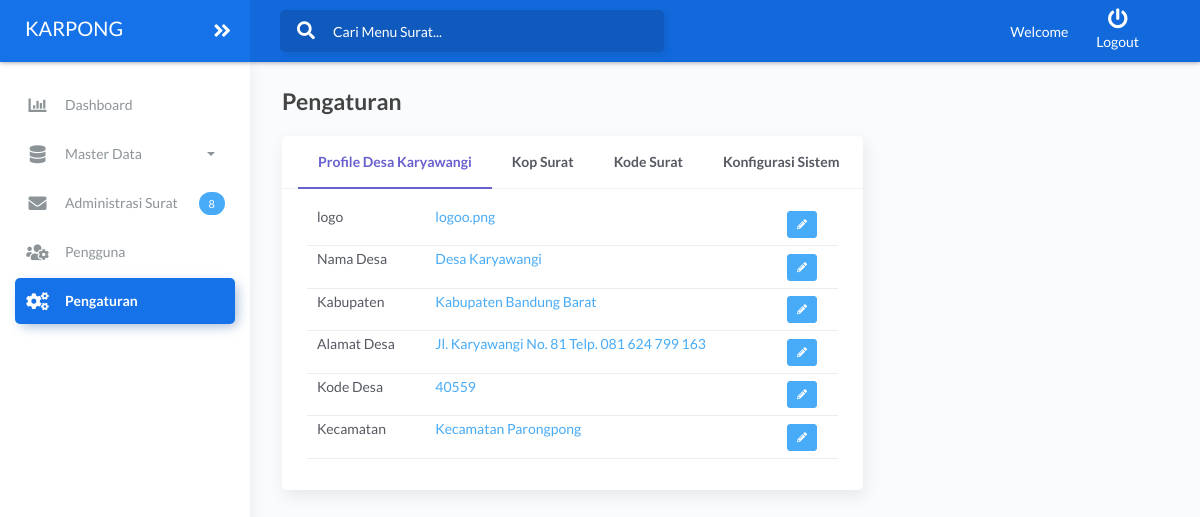
The page /page/index.php?page=pengaturan (signed in) on the database its author committed.
### tables this page shows
CREATE TABLE `conf_sistem` (
  `id` int(5) NOT NULL,
  `desc` varchar(20) DEFAULT NULL,
  `content` text DEFAULT NULL,
  `jenis` int(1) DEFAULT NULL COMMENT '1 profile, 2 sistem',
  `gambar` int(1) DEFAULT NULL COMMENT '1 = YA'
);

### page/index.php (called while the page is built, shortened)
<?php
include '../config/konek.php';
include 'Model/Setting.php';
include 'header.php';
include 'menu.php';
include 'route.php';
include 'footer.php';

### page/Model/Setting.php (called while the page is built, shortened)
<?php
function jumlah_surat(){
	global $k;
	$qry = mysqli_fetch_array(mysqli_query($k,"SELECT COUNT(*) AS jm FROM tb_menu_surat WHERE kode > 1"));
	return $qry['jm'];
}
function singkatan(){
	global $k;
	$qry = mysqli_fetch_array(mysqli_query($k,"SELECT content FROM conf_sistem WHERE id=6"));
	return $qry['content'];
}
function desa(){
	global $k;
	$qry = mysqli_fetch_array(mysqli_query($k,"SELECT content FROM conf_sistem WHERE id=7"));
	return $qry['content'];
}
function active($e)
{
	$xx = $_GET['page']=="$e" ? 'active' : '';
	return $xx;
}
function expand($e)
{
	$xx = $_GET['sub']=="$e" ? 'active' : '';
	return $xx;
}
?>

### page/setting/pengaturan.php (the view, shortened to what this page needs)
<div class="main-panel">
		<div class="content">
		 <div class="page-inner">
				<h4 class="page-title">Pengaturan</h4>
				<div class="row">
					<div class="col-md-8">
						<div class="card card-with-nav">
							<div class="card-header">
								<div class="row row-nav-line">
									<ul class="nav nav-tabs nav-line nav-color-secondary w-100 pl-3" role="tablist">
										<li class="nav-item submenu"> <a class="nav-link active show" data-toggle="tab" href="#home" role="tab" aria-selected="true">Profile <?php echo desa(); ?></a> </li>
										<li class="nav-item submenu"> <a class="nav-link" data-toggle="tab" href="#menu" role="tab" aria-selected="false">Kop Surat</a> </li>
										<li class="nav-item submenu"> <a class="nav-link" data-toggle="tab" href="#kode" role="tab" aria-selected="false">Kode Surat</a> </li>
										<li class="nav-item submenu"> <a class="nav-link" data-toggle="tab" href="#profile" role="tab" aria-selected="false">Konfigurasi Sistem</a> </li>
									</ul>
								</div>
							</div>
							 <div  class="card-body">
							<div class="tab-content">
								<div class=" tab-pane fade active show "  aria-selected="true"  role="tabpanel" id="home">
							<table class="table table-typo">
									<tbody>
										<?php
										$qr = mysqli_query($k, "SELECT * FROM conf_sistem WHERE jenis=1");
										while ($d = mysqli_fetch_array($qr)) {
											if ($d['gambar']==1) {
												$x = 'confg';
											}else{
												$x = 'conf';
											}
									echo"
										<tr>
											<td>
												<p>$d[desc]</p>
											</td>
											<td><p class='text-info'>$d[content]</p></td>
											<td>
												<button class='btn btn-xs btn-info $x' data-set='conf'  title='Edit Konfigurasi' data-toggle='tooltip' data-id='$d[id]' data-content='$d[content]'   ><i class='fas fa-pencil-alt'></i></button>
											</td>
										</tr>";
									}
									?>
									</tbody>
								</table>
							</div>
						</div>
							</div>
						</div>
					</div>
				</div>
			</div>
				</div>
			</div>

### page/header.php (shortened to what this page needs)
<!DOCTYPE html>
<html lang="en">
<head>
	<link rel="stylesheet" href="../assets/css/bootstrap.min.css">
	<link rel="stylesheet" href="../assets/css/atlantis.min.css">
	<link rel="stylesheet" href="../assets/css/bootstrap-datetimepicker.css">
	<link rel="stylesheet" href="../assets/css/select2.min.css">
	<link rel="stylesheet" href="../assets/css/sweetalert2.css">
	<link rel="stylesheet" type="text/css" href="../assets/css/modaldy.css">
</head>
<body>
	<div class="wrapper">
		<div class="main-header">
			<div class="logo-header" data-background-color="blue">
				<a href="index.php" class="logo">
					<center><h2 class="white navbar-brand"><?php echo singkatan(); ?></center>
				</a>
				<div class="nav-toggle">
					<button class="btn btn-toggle toggle-sidebar">
						<i class="fas fa-angle-double-right"></i>
					</button>
				</div>
			</div>
			<nav class="navbar navbar-header navbar-expand-lg" data-background-color="blue2">
				<div class="container-fluid">
			 <div class="collapse" id="search-nav">
						<form method="POST" action="?page=administrasi_surat" class="navbar-left navbar-form nav-search mr-md-3">
							<div class="input-group">
								<div class="input-group-prepend">
									<button type="submit" class="btn btn-search pr-1">
										<i class="fa fa-search search-icon"></i>
									</button>
								</div>
								<input type="text" name="cari" autocomplete="off" value="<?php echo @$cari ?>" placeholder="Cari Menu Surat..." class="form-control">
							</div>
						</form>
					</div>
					<ul class="navbar-nav topbar-nav ml-md-auto align-items-center">
					 	 <li class="nav-item dropdown hidden-caret">
							<div class="white animated fadeIn" style="text-transform: capitalize;">
								Welcome <strong><?php echo $_SESSION["nama_pegawai"]; ?></strong>
							</div>
						</li>
						<li class="nav-item dropdown hidden-caret">
							<a   href="logout.php" class="btn btn-toggle  "  ><i class="fas fa-power-off"></i> <p style="    margin-bottom: 0px;">Logout</p></a>
						</li>
					</ul>
				</div>
			</nav>
		</div>

### page/menu.php (shortened to what this page needs)
<div class="sidebar sidebar-style-2">
	<div class="sidebar-wrapper scrollbar scrollbar-inner">
		<div class="sidebar-content">
			<ul class="nav nav-primary">
				<li class="nav-item <?php echo active("dashboard"); ?>">
					<a  href="?page=dashboard" >
						<i class="fas fa-chart-bar"></i>
						<p>Dashboard</p>
					</a>
				</li>
				<?php $sub = 'data';
			if($_SESSION['role']=='Admin' || $_SESSION['role']=='KepDes'){ ?>
			<li class="nav-item  <?php echo expand($sub); ?>" >
					<a data-toggle="collapse" href="#<?php echo $sub; ?>" aria-expanded="false" >
						<i class=" fas fa-database"></i>
						<p>Master Data</p>
						<span class="caret"></span>
					</a>
				</li>
			<?php } ?>
			<li class="nav-item  <?php echo active("administrasi_surat"); ?>" >
					<a href="?page=administrasi_surat"  >
						<i class="fas fa-envelope"></i>
						<p>Administrasi Surat</p>
						<span class="badge badge-info"><?php echo jumlah_surat(); ?></span>
					</a>
				</li>
		<?php	if($_SESSION['role']=='Admin' || $_SESSION['role']=='KepDes'){ ?>
			<li class="nav-item  <?php echo active("pengguna"); ?>" >
					<a href="?page=pengguna"  >
						<i class="fas fa-users-cog"></i>
						<p>Pengguna</p>
					</a>
				</li>
			<?php
			}
			if($_SESSION['role']=='Admin'){ ?>
			<li class="nav-item  <?php echo active("pengaturan"); ?>" >
					<a href="?page=pengaturan"  >
						<i class="fas fa-cogs"></i>
						<p>Pengaturan</p>
					</a>
				</li>
			<?php } ?>
			</ul>
		</div>
	</div>
</div>

### page/route.php (shortened to what this page needs)
<?php
if(isset($_GET["page"]))
{
    switch($_GET["page"])
    {
        case "pengaturan"; include "setting/pengaturan.php"; break;
    }
}else{
    include "dashboard.php";
}

### page/footer.php (shortened to what this page needs)
</body>
</html>

### assets/css/modaldy.css (style rules this page uses)
.white { color: white; }
.table td,.table th { padding: 0 10px!important; height: 40px !important; }

### rows shown on the page
conf_sistem: content "KARPONG"
conf_sistem: content "Desa Karyawangi", desc "Nama Desa"
conf_sistem: desc "logo", content "logoo.png"
conf_sistem: desc "Kabupaten", content "Kabupaten Bandung Barat"
conf_sistem: desc "Alamat Desa", content "Jl. Karyawangi No. 81 Telp. 081 624 799 163"
conf_sistem: desc "Kode Desa", content "40559"
conf_sistem: desc "Kecamatan", content "Kecamatan Parongpong"

### other values the page prints
jumlah_surat() "8"
